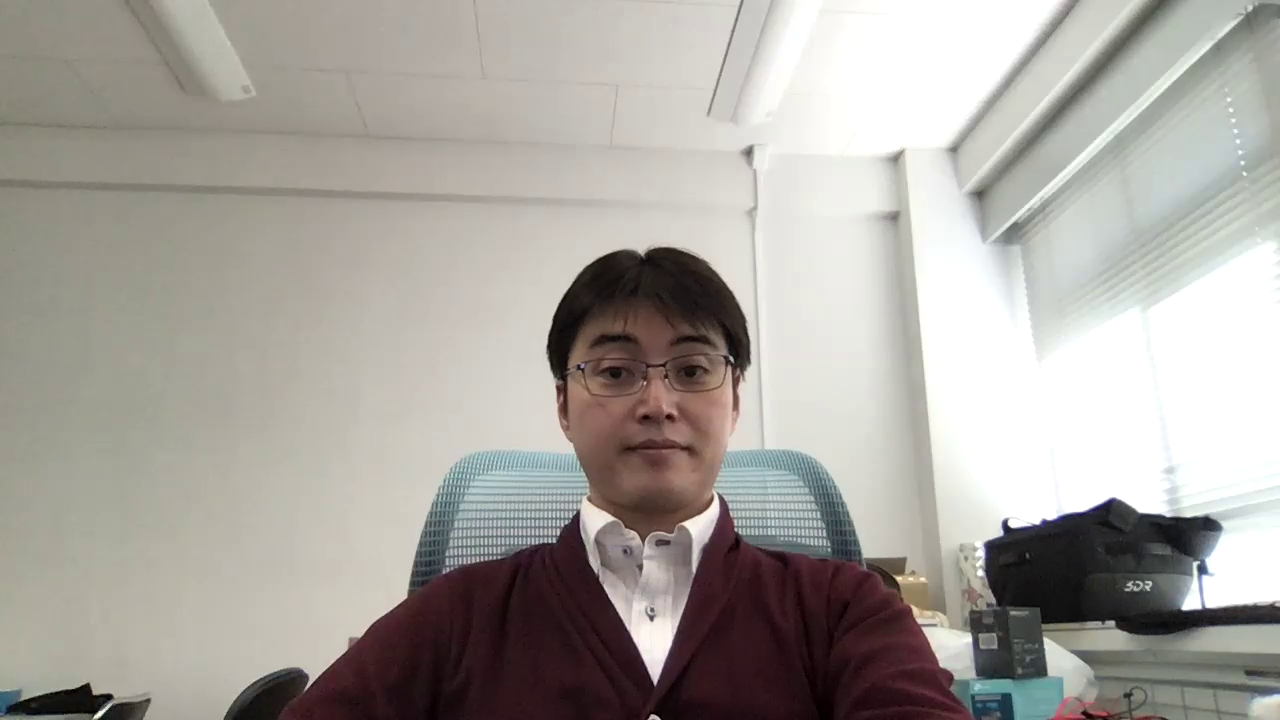
#> input picture 07/uchitane_far.png, 1280 x 720 px, given in place of uchitane_near.png, which was not available; the run also reads 1 picture not shown here
$ python lecture07_BlurryAnalysys.py   (older library calls are emulated)
#> lines starting #> are read from the running program, lines starting #| are printed output that depends on the picture; long printed decimals are rounded; pictures that were not available may be replaced by others from this repository, and a replacement may not be noted
import cv2

BLURRY_THRESHOLD = 90 # 値が低いほど少しのボケでも検出する

# カメラに近い画像（uchitane_far.png）と遠い画像（uchitane_far.png）を開く
# このプログラムは同じサイズの画像を読み込んで下さい．
near_img = cv2.imread('uchitane_near.png')
#> near_img is the input picture: shape (720, 1280, 3); mean B, G, R 158.4, 163.8, 167.9
far_img = cv2.imread('uchitane_far.png')

near_rows,near_cols,near_channels = near_img.shape
#> near_rows = 720; near_cols = 1280; near_channels = 3
far_rows,far_cols,far_channels = far_img.shape
#> far_rows = 720; far_cols = 1280; far_channels = 3

near_gray = cv2.cvtColor(near_img, cv2.COLOR_BGR2GRAY)
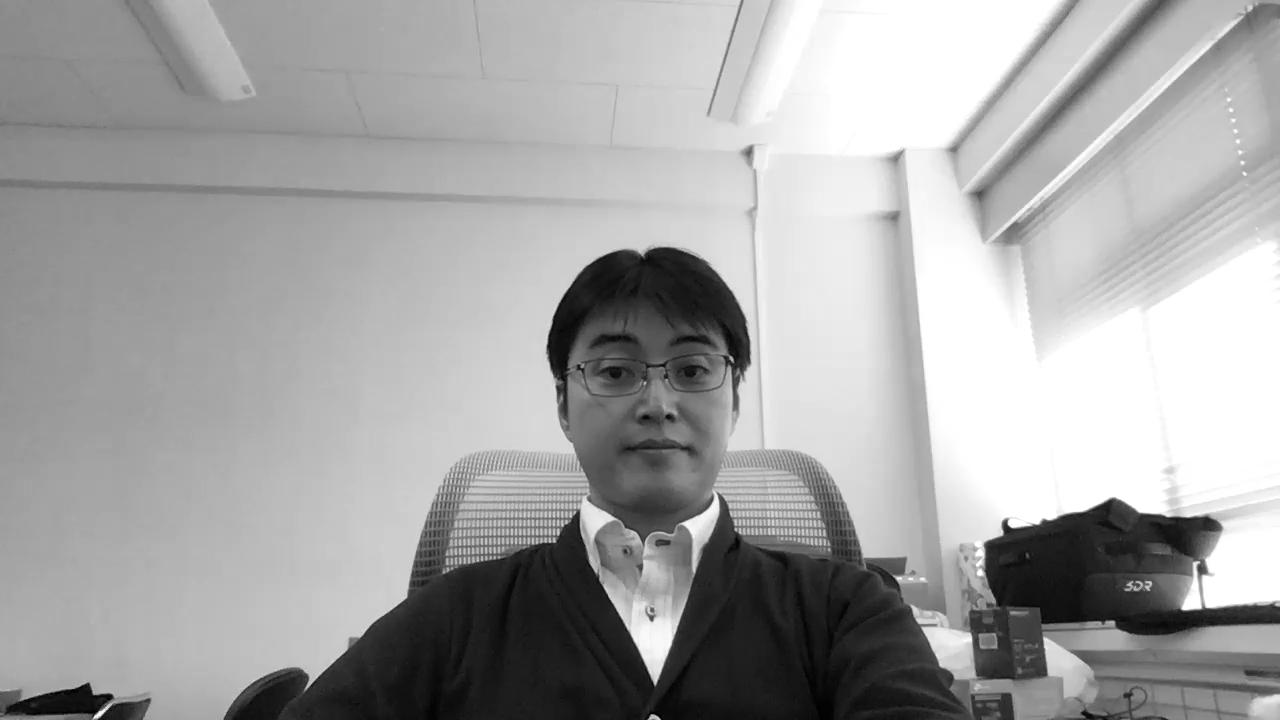
#> near_gray: shape (720, 1280); min 0, max 255, mean 164.3
far_gray = cv2.cvtColor(far_img, cv2.COLOR_BGR2GRAY)

if near_rows != far_rows or near_cols != far_cols:
      print("入力ファイルのサイズが違います")
      quit()

# 画像の大きさが等しいので，変数名を変更
hight=near_rows
#> hight = 720
width=near_cols
#> width = 1280

# それぞれの画像に対して何かしらの分析を実施
# 3x3の畳み込みフィルターをかけて画像のボケを判定する
near_laplacian = cv2.Laplacian(near_gray, cv2.CV_64F) #ラプラシアン値
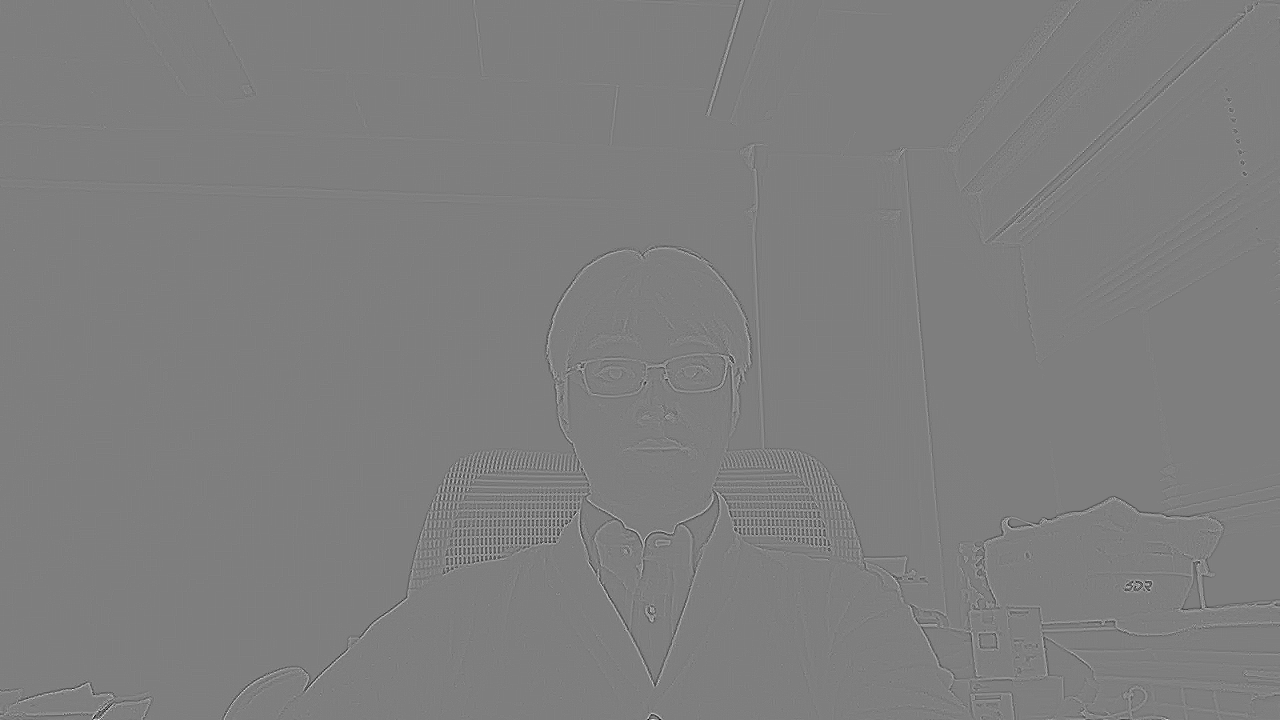
#> near_laplacian: shape (720, 1280) float64; min -228, max 230, mean 0; drawn with min black and max white
far_laplacian = cv2.Laplacian(far_gray, cv2.CV_64F) #ラプラシアン値

print(f"uchitane_nearのlaplacian.var()の値は={near_laplacian.var()}")
#| uchitane_nearのlaplacian.var()の値は=94.669
print(f"uchitane_farのlaplacian.var()の値は={far_laplacian.var()}")
#| uchitane_farのlaplacian.var()の値は=94.669
# [7 lines of commented-out code are left out]
output_img = near_img.copy()
# 出力画像の右半分を他方の画像で置き換え
output_img[0:hight, (int)(width/2):] = far_img[0:hight, (int)(width/2):]

if near_laplacian.var() < BLURRY_THRESHOLD: # ここでは閾値以下だとピンボケ画像と判定
      near_text = "Blurry"
else:
      near_text = "Not Blurry"

if far_laplacian.var() < BLURRY_THRESHOLD: # ここでは閾値以下だとピンボケ画像と判定
      far_text = "Blurry"
else:
      far_text = "Not Blurry"

# 左の画像に分析結果を表示
cv2.putText(output_img, f"{near_text}: {near_laplacian.var():.2f}", (10, 30), cv2.FONT_HERSHEY_SIMPLEX, 0.8, (0, 255, 0), 3)
# 右の画像に分析結果を表示
cv2.putText(output_img, f"{far_text}: {far_laplacian.var():.2f}", (width - 10 - 250, 30), cv2.FONT_HERSHEY_SIMPLEX, 0.8, (0, 255, 0), 3)
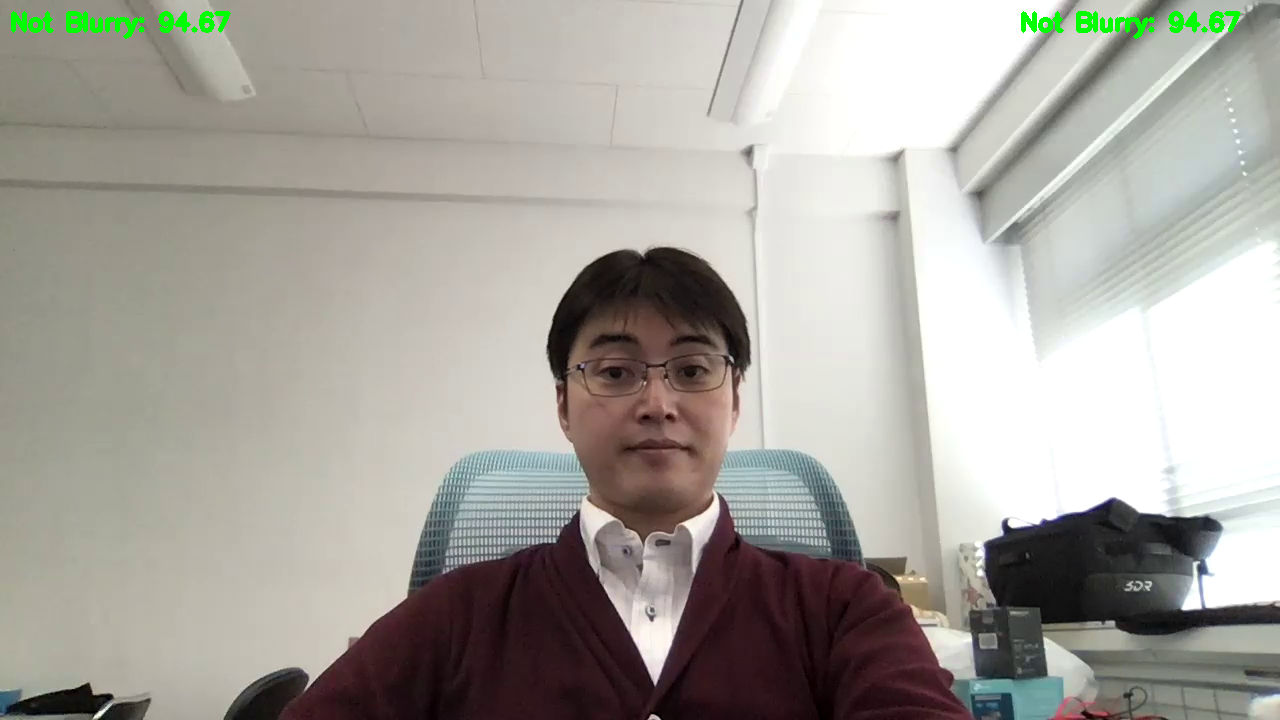
#> output_img: shape (720, 1280, 3); mean B, G, R 157.6, 164.2, 167

# 分析結果を出力
cv2.imwrite("blurry_analysis_result.png", output_img)

# 編集した画像を表示する
cv2.imshow('analysis_result', output_img)

# 終了処理
cv2.waitKey(0)
cv2.destroyAllWindows()
